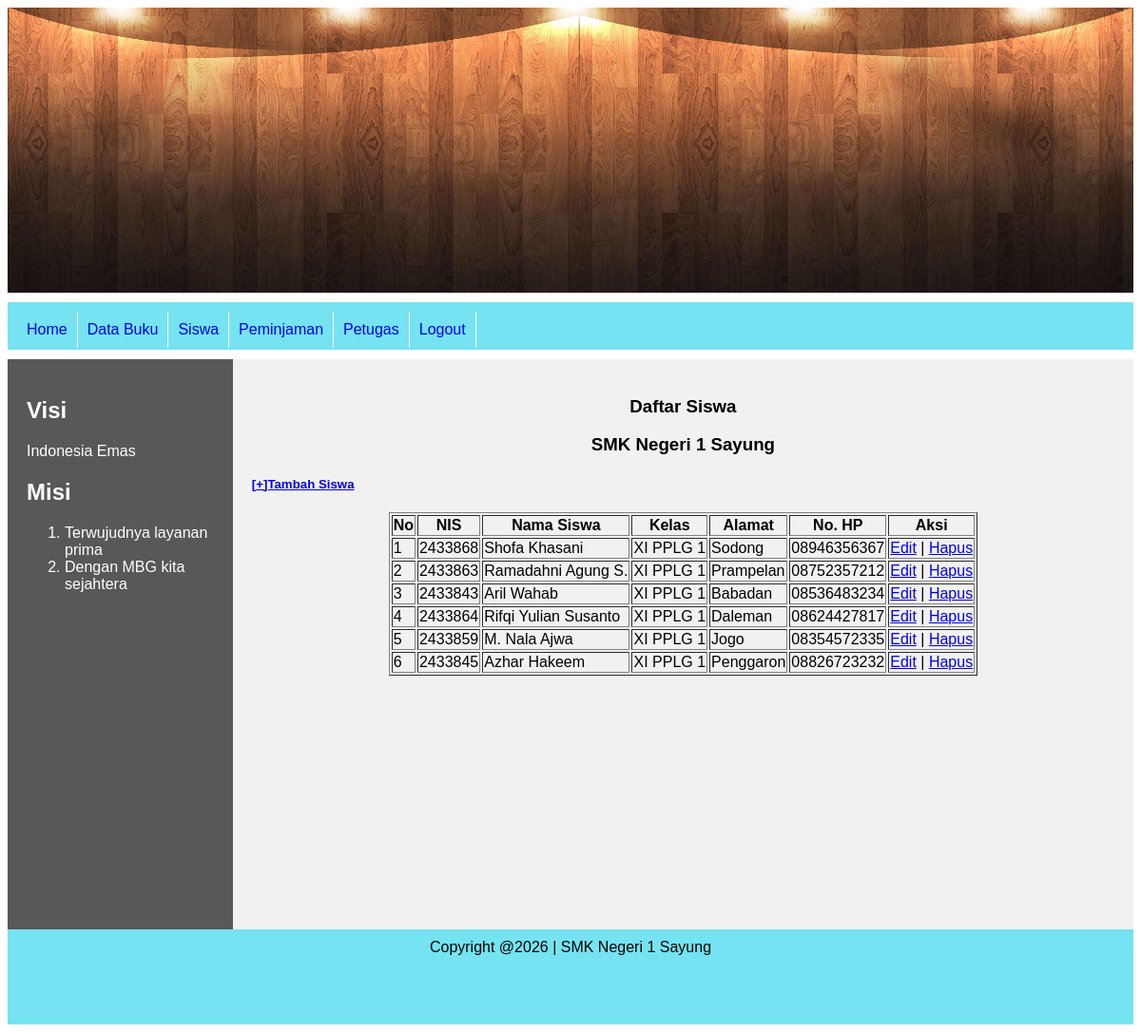
The app's page /admin/index.php?page=siswa (signed in) with its own data.
### tables this page shows
CREATE TABLE `tbl_siswa` (
  `idsiswa` int NOT NULL,
  `nis` varchar(20) NOT NULL,
  `namasiswa` varchar(100) NOT NULL,
  `kelas` varchar(20) NOT NULL,
  `alamat` varchar(200) NOT NULL,
  `hp` varchar(20) NOT NULL,
  `created_at` timestamp NOT NULL DEFAULT CURRENT_TIMESTAMP,
  `updated_at` timestamp NULL DEFAULT NULL
);

### admin/halaman/siswa/siswa.php (the view, shortened to what this page needs)
<?php
include "../koneksi.php";
$query = "SELECT * FROM tbl_siswa";
$data = mysqli_query($conn, $query);
?>
<h3>
    <center>Daftar Siswa</center>
</h3>
<p>
<h3>
    <center>SMK Negeri 1 Sayung</center>
</h3>
<h5><a href="index.php?page=siswatambah"> [+]Tambah Siswa</a></h5>
<table align="center" border="1">
    <tr>
        <th>No</th>
        <th>NIS</th>
        <th>Nama Siswa</th>
        <th>Kelas</th>
        <th>Alamat</th>
        <th>No. HP</th>
        <th>Aksi</th>
    </tr>
    <?php
    $nomor = 1;
    while($row = mysqli_fetch_assoc($data)) {
        echo "<tr>";
        echo "<td> $nomor </td>";
        echo "<td>". $row['nis'] ."</td>";
        echo "<td>". $row['namasiswa'] ."</td>";
        echo "<td>". $row['kelas'] ."</td>";
        echo "<td>". $row['alamat'] ."</td>";
        echo "<td>". $row['hp'] ."</td>";
        echo "<td>";
        echo "<a href='../admin/index.php?page=siswaubah&idsiswa=".$row['nis'] . "'>Edit</a> | ";
        echo "<a href='halaman/siswa/siswahapus.php?idsiswa=".$row['nis'] . "'onClick='return confirm(\"Apakah anda yakin ingin menghapus data buku ini?\")'>Hapus</a></td>";
        echo "</tr>";
        $nomor++;
    }
    ?>
</table>

### css/style.css (style rules this page uses)
* { box-sizing: border-box; }
body { font-family: Arial, Helvetica, sans-serif; }

### records on screen
tbl_siswa: nis "2433868", namasiswa "Shofa Khasani", kelas "XI PPLG 1", alamat "Sodong", hp "08946356367"
tbl_siswa: nis "2433863", namasiswa "Ramadahni Agung S.", kelas "XI PPLG 1", alamat "Prampelan", hp "08752357212"
tbl_siswa: nis "2433843", namasiswa "Aril Wahab", kelas "XI PPLG 1", alamat "Babadan", hp "08536483234"
tbl_siswa: nis "2433864", namasiswa "Rifqi Yulian Susanto", kelas "XI PPLG 1", alamat "Daleman", hp "08624427817"
tbl_siswa: nis "2433859", namasiswa "M. Nala Ajwa", kelas "XI PPLG 1", alamat "Jogo", hp "08354572335"
tbl_siswa: nis "2433845", namasiswa "Azhar Hakeem", kelas "XI PPLG 1", alamat "Penggaron", hp "08826723232"
